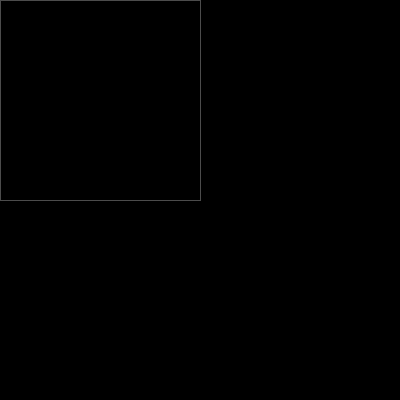
Frame 1 (no input)
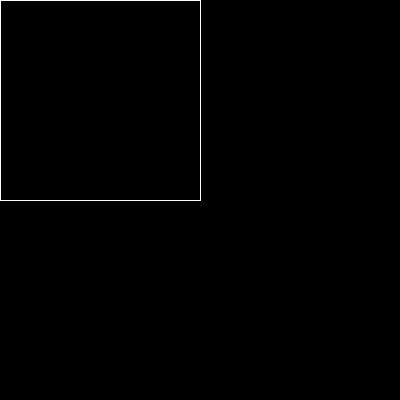
Frame 60 (the mouse pressed at the canvas centre just before this capture)
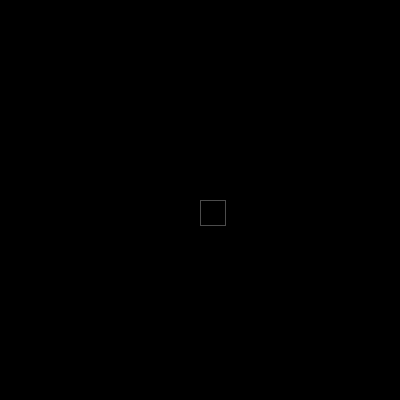
Frame 120 (the mouse held since frame 60 and released just before this capture)

The Processing sketch that drew these frames (run headless with seeded random() and noise(); from frame 60 on, the mouse is pressed at the canvas centre):

// Processing sketch: processing_8219
// ── processing_8219.pde

void setup(){
  size(400,400);
  background(0,0,0);
  smooth();
  strokeWeight(0.3);
  stroke(255);
  noFill();
}
int startX=200;
int startY=200;
void draw(){
  if(mousePressed == true){
  startX=mouseX+25;
  startY=mouseY+25;
  background(0,0,0);
 
  }
  rect(startX,startY,mouseX-startX,mouseY-startY);  
}
